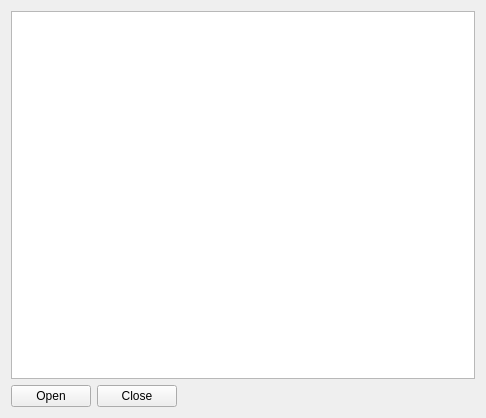
<?xml version="1.0" encoding="UTF-8"?>
<ui version="4.0">
 <class>WidgetFolderTree</class>
 <widget class="QWidget" name="WidgetFolderTree">
  <property name="geometry">
   <rect>
    <x>0</x>
    <y>0</y>
    <width>486</width>
    <height>418</height>
   </rect>
  </property>
  <property name="windowTitle">
   <string>Folder View</string>
  </property>
  <property name="windowOpacity">
   <double>0.000000000000000</double>
  </property>
  <layout class="QVBoxLayout" name="verticalLayout">
   <item>
    <widget class="QTreeView" name="treeView">
     <property name="sortingEnabled">
      <bool>true</bool>
     </property>
     <attribute name="headerCascadingSectionResizes">
      <bool>true</bool>
     </attribute>
     <attribute name="headerHighlightSections">
      <bool>true</bool>
     </attribute>
     <attribute name="headerMinimumSectionSize">
      <number>20</number>
     </attribute>
    </widget>
   </item>
   <item>
    <layout class="QHBoxLayout" name="horizontalLayout">
     <item>
      <widget class="QPushButton" name="pushButtonOpen">
       <property name="text">
        <string>Open</string>
       </property>
      </widget>
     </item>
     <item>
      <widget class="QPushButton" name="pushButtonClose">
       <property name="text">
        <string>Close</string>
       </property>
      </widget>
     </item>
     <item>
      <spacer name="horizontalSpacer">
       <property name="orientation">
        <enum>Qt::Horizontal</enum>
       </property>
       <property name="sizeHint" stdset="0">
        <size>
         <width>40</width>
         <height>20</height>
        </size>
       </property>
      </spacer>
     </item>
    </layout>
   </item>
  </layout>
 </widget>
 <resources/>
 <connections/>
</ui>
